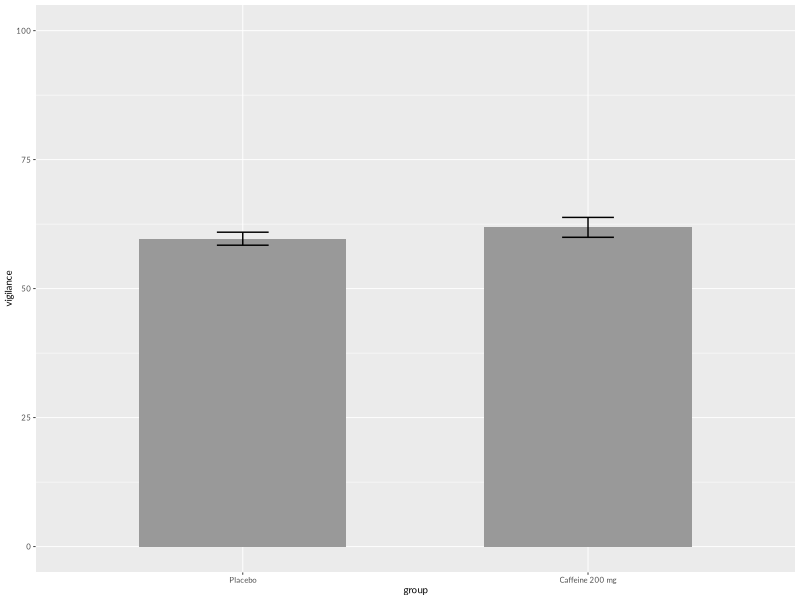
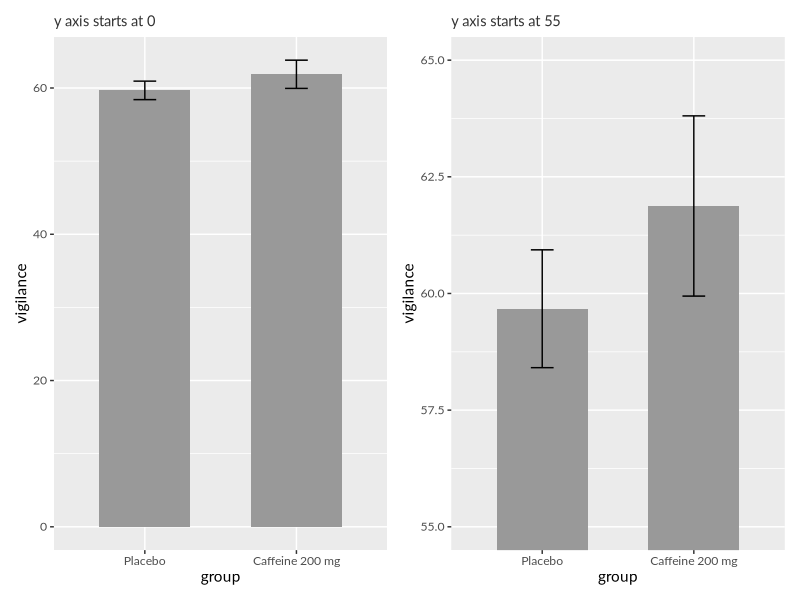
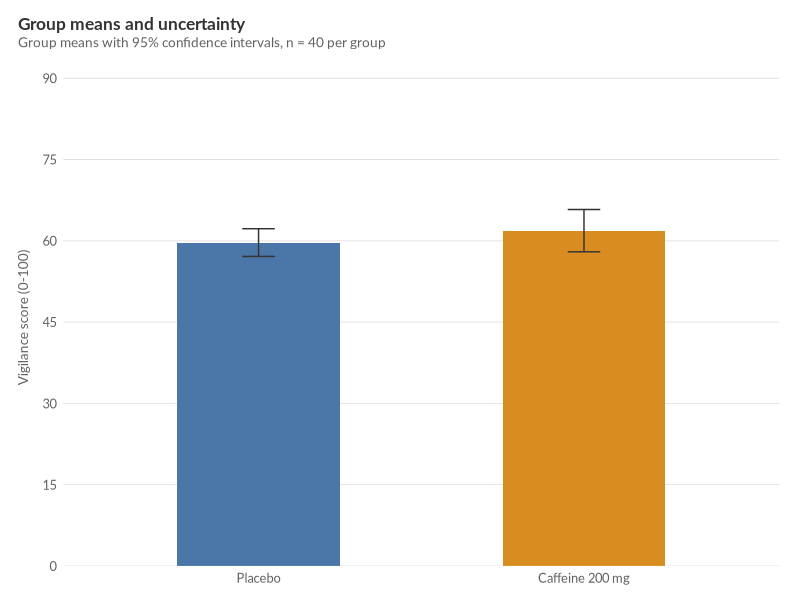
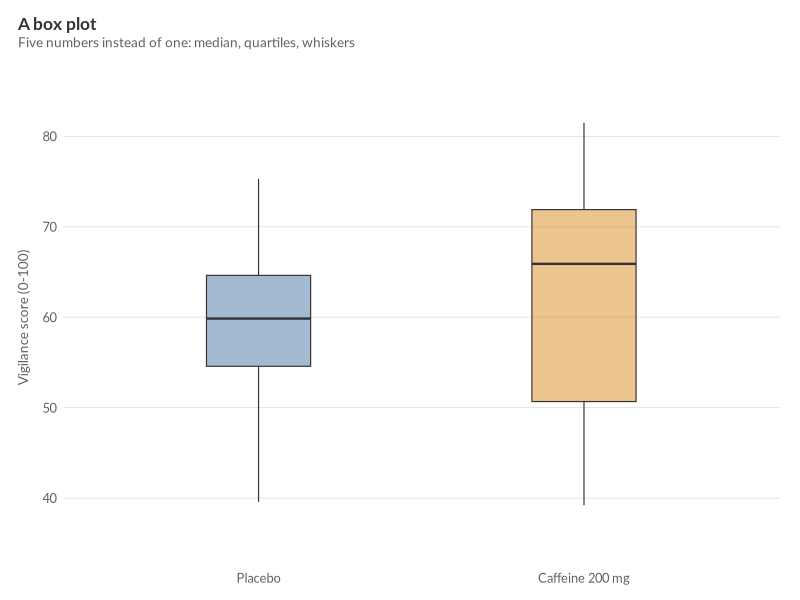
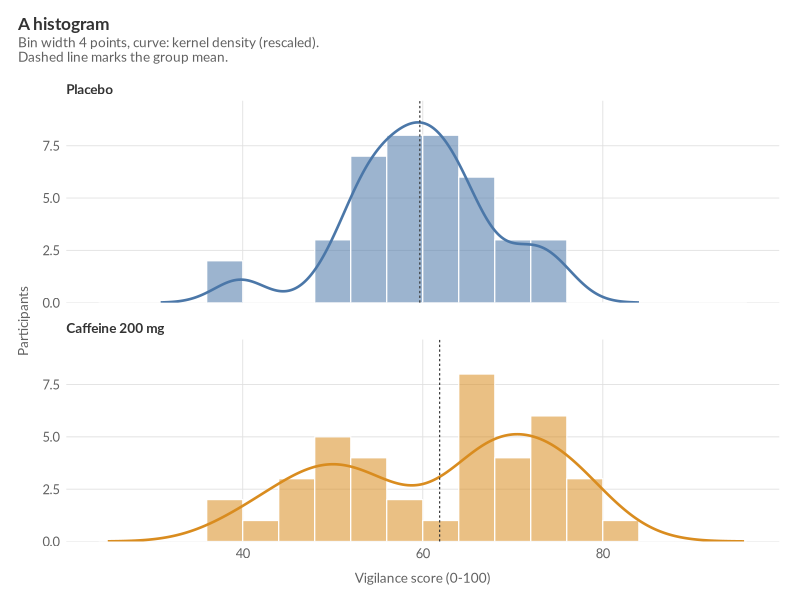
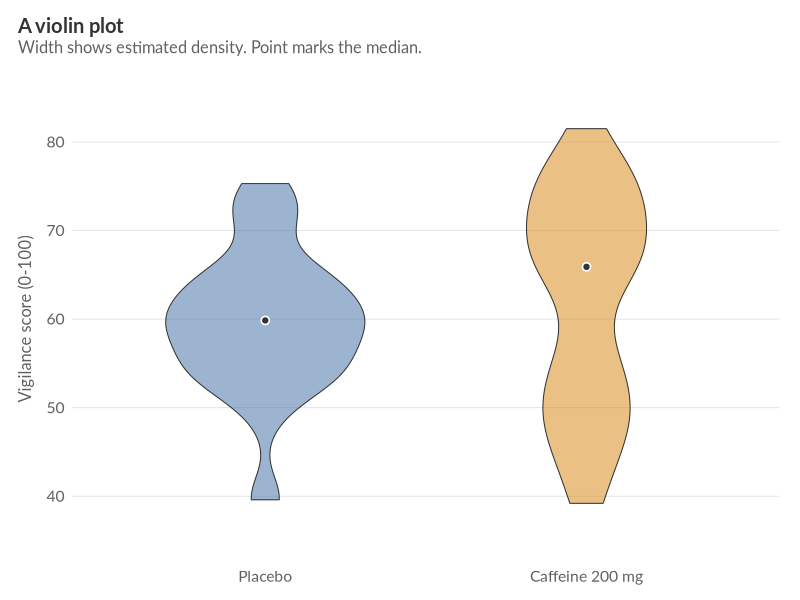
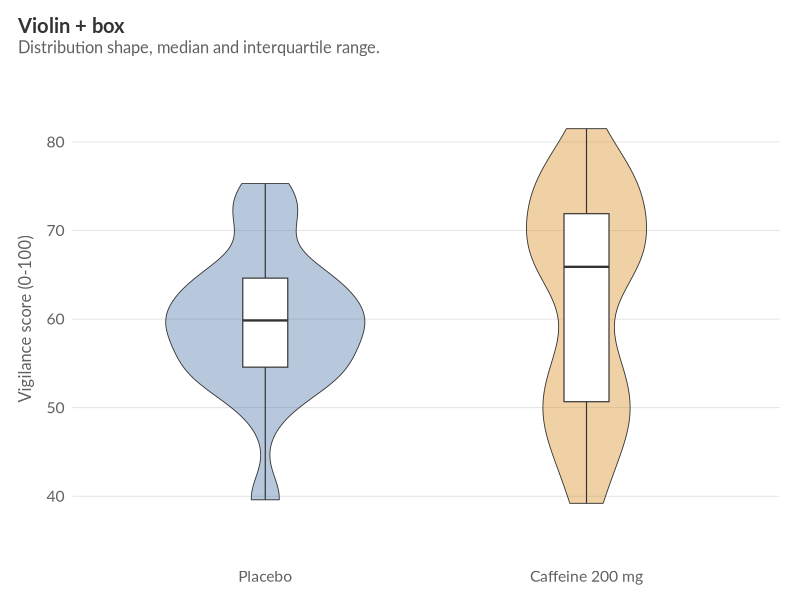
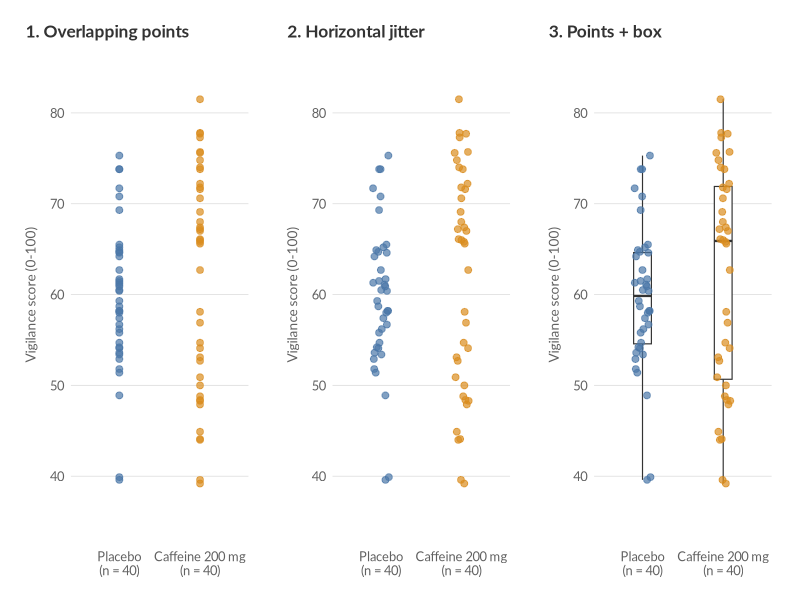

Recreate these plots in R, in order.
# Making Figures Count: synthetic caffeine and attention example
# Generated from B_Figure_Pipeline.qmd by C_sync_scripts.R.
# To maintain this teaching pack, edit the .qmd and regenerate.
# Run from code/ with ../data/caffeine_attention.csv in place.
# Required packages: ggplot2, dplyr, readr, patchwork, ragg, systemfonts.

# ---- setup ----
# Packages used throughout the guide.
library(ggplot2)
library(dplyr)
library(readr)
library(patchwork)


# Use an installed font so the code also runs on another computer.
pick_font <- function(candidates = c("Lato", "Source Sans Pro", "Helvetica Neue",
                                     "Helvetica", "Arial", "sans")) {
  installed <- systemfonts::system_fonts()$family
  candidates[candidates %in% c(installed, "sans")][1]
}
ft <- pick_font()

# Read one row per participant and keep the treatment groups in this order.
dat <- read_csv("../data/caffeine_attention.csv", show_col_types = FALSE) |>
  mutate(group = factor(group, levels = c("Placebo", "Caffeine 200 mg")),
         xnum  = as.numeric(group))

# se is the standard error; ci is the half-width of a 95% t interval.
summ <- dat |>
  group_by(group) |>
  summarise(n = n(), mean = mean(vigilance), sd = sd(vigilance),
            se = sd / sqrt(n), ci = qt(0.975, n - 1) * se, .groups = "drop") |>
  mutate(xnum = as.numeric(group))

# These summaries are used in the optional results table.
descr <- dat |>
  group_by(group) |>
  summarise(n = n(), median = median(vigilance),
            q1 = quantile(vigilance, 0.25), q3 = quantile(vigilance, 0.75),
            .groups = "drop")

tt <- t.test(vigilance ~ group, data = dat)

# Reuse the same group colours in every figure.
ok <- c(Placebo = "#4B77A8", `Caffeine 200 mg` = "#D98C1F")
ink <- "grey20"; ink2 <- "grey38"; rule <- "grey88"

# Shared formatting. Change it here to apply it across the figure sequence.
make_theme_talk <- function(base_size = 11) {
  theme_minimal(base_size = base_size, base_family = ft) +
    theme(
      plot.title          = element_text(size = base_size + 1.5, face = "bold",
                                         colour = ink, margin = margin(b = 3)),
      plot.subtitle       = element_text(size = base_size - 1.2, colour = ink2,
                                         margin = margin(b = 14)),
      plot.caption        = element_text(size = base_size - 2.7, colour = ink2,
                                         hjust = 0, margin = margin(t = 12),
                                         lineheight = 1.25),
      plot.title.position = "plot",
      plot.caption.position = "plot",
      axis.title          = element_text(size = base_size - 1.2, colour = ink2),
      axis.title.y        = element_text(margin = margin(r = 9)),
      axis.title.x        = element_text(margin = margin(t = 9)),
      axis.text           = element_text(size = base_size - 1.7, colour = ink2),
      axis.ticks          = element_blank(),
      panel.grid.minor    = element_blank(),
      panel.grid.major.x  = element_blank(),
      panel.grid.major.y  = element_line(colour = rule, linewidth = 0.3),
      legend.text         = element_text(size = base_size - 1.7, colour = ink2),
      legend.key.height   = unit(11, "pt"),
      plot.margin         = margin(13, 15, 11, 13)
    )
}
theme_talk    <- make_theme_talk(11)   # figures 1-5
theme_talk_lg <- make_theme_talk(13)   # figures 6 and 6b
theme_talk_xl <- make_theme_talk(14) + # figures 7 and 8 - publication-ready
  theme(panel.border = element_rect(colour = "grey55", fill = NA, linewidth = 0.6))

# Save a PNG in figures/ using the same graphics device as the guide.
save_fig <- function(name, plot, w, h) {
  dir.create("../figures", showWarnings = FALSE)
  ggsave(file.path("../figures", name), plot, width = w, height = h,
         dpi = 320, bg = "white", device = ragg::agg_png)
  invisible(plot)
}

YL <- "Vigilance score (0-100)"

# This score range is specific to the example dataset.
score_axis <- function() scale_y_continuous(limits = c(35, 85), breaks = seq(40, 80, 10))

# ---- fig-badbar ----

# The table summ contains the group means and standard errors.
p1 <- ggplot(summ, aes(x = group, y = mean)) +
  # Draw one bar at each supplied mean.
  geom_col(fill = "grey60", width = 0.6) +
  # Error bars extend one standard error either side of the mean.
  geom_errorbar(aes(ymin = mean - se, ymax = mean + se), width = 0.15) +
  labs(x = "group", y = "vigilance") +
  theme_grey(base_size = 11, base_family = ft)

# Small labels and a full 0–100 axis recreate the first draft.
p1_bad <- p1 +
  scale_y_continuous(limits = c(0, 100)) +
  theme_grey(base_size = 7, base_family = ft)

save_fig("01_bad_bar.png", p1_bad, 4.6, 3.8)

# ---- fig-truncated ----
lab <- theme(plot.title = element_text(size = 10.5, family = ft, colour = ink))

# Reuse the same plot; only the visible axis range changes.
p2 <- (p1 + labs(title = "y axis starts at 0") + lab) +
  (p1 + coord_cartesian(ylim = c(55, 65)) +
       labs(title = "y axis starts at 55") + lab)

save_fig("02_truncated_axis.png", p2, 8.4, 3.8)

# ---- fig-honestbar ----
# Map fill to group so the two bars have consistent colours.
p3 <- ggplot(summ, aes(x = group, y = mean, fill = group)) +
  geom_col(width = 0.5) +
  # Use the 95% CI half-width instead of the standard error.
  geom_errorbar(aes(ymin = mean - ci, ymax = mean + ci), width = 0.1,
                linewidth = 0.5, colour = ink) +
  # The x-axis already names the groups, so no legend is needed.
  scale_fill_manual(values = ok, guide = "none") +
  scale_y_continuous(limits = c(0, 90), breaks = seq(0, 90, 15),
                     expand = expansion(mult = c(0, 0.02))) +
  labs(x = NULL, y = YL,
       title = "Group means and uncertainty",
       subtitle = "Group means with 95% confidence intervals, n = 40 per group") +
  theme_talk

save_fig("03_honest_bar.png", p3, 5.2, 4.3)

# ---- fig-boxplot ----
# Use participant-level data, rather than the summary table.
p4 <- ggplot(dat, aes(x = group, y = vigilance, fill = group)) +
  geom_boxplot(width = 0.32, alpha = 0.5, linewidth = 0.4, colour = ink,
               outlier.shape = 21, outlier.size = 1.6, outlier.alpha = 0.7) +
  scale_fill_manual(values = ok, guide = "none") +
  score_axis() +
  labs(x = NULL, y = YL,
       title = "A box plot",
       subtitle = "Five numbers instead of one: median, quartiles, whiskers") +
  theme_talk

save_fig("04_boxplot.png", p4, 5.2, 4.3)

# ---- fig-histogram ----
binwidth5 <- 4

dens5 <- dat |>
  group_by(group) |>
  group_modify(~ {
    d <- density(.x$vigilance, adjust = 0.9)
    tibble(x = d$x, y = d$y * nrow(.x) * binwidth5)
  }) |>
  ungroup()

p5 <- ggplot(dat, aes(x = vigilance)) +
  geom_histogram(aes(fill = group), binwidth = binwidth5, boundary = 0, colour = "white",
                 linewidth = 0.4, alpha = 0.55) +
  geom_line(data = dens5, aes(x = x, y = y, colour = group), linewidth = 0.9) +
  geom_vline(data = summ, aes(xintercept = mean), linetype = "22",
             colour = ink, linewidth = 0.4) +
  facet_wrap(~ group, ncol = 1, scales = "fixed") +
  scale_fill_manual(values = ok, guide = "none") +
  scale_colour_manual(values = ok, guide = "none") +
  scale_y_continuous(expand = expansion(mult = c(0, 0.12))) +
  labs(x = YL, y = "Participants",
       title = "A histogram",
       subtitle = "Bin width 4 points, curve: kernel density (rescaled).\nDashed line marks the group mean.") +
  theme_talk +
  theme(panel.grid.major.x = element_line(colour = rule, linewidth = 0.3),
        strip.text = element_text(face = "bold", hjust = 0, size = 9.8,
                                  colour = ink, margin = margin(b = 4)),
        panel.spacing.y = unit(14, "pt"))

save_fig("05_histogram.png", p5, 5.4, 4.8)

# ---- fig-violin ----
# adjust controls smoothing; smaller values show more detail.
p6 <- ggplot(dat, aes(x = group, y = vigilance, fill = group)) +
  geom_violin(width = 0.62, alpha = 0.55, colour = ink, linewidth = 0.35,
              trim = TRUE, adjust = 0.8) +
  stat_summary(fun = median, geom = "point", size = 2.6, colour = "white") +
  stat_summary(fun = median, geom = "point", size = 1.5, colour = ink) +
  scale_fill_manual(values = ok, guide = "none") +
  score_axis() +
  labs(x = NULL, y = YL,
       title = "A violin plot",
       subtitle = "Width shows estimated density. Point marks the median.") +
  theme_talk_lg

save_fig("06_violin.png", p6, 5.6, 4.5)

# ---- fig-violinbox ----
# Draw the violin first so the narrow box remains visible on top.
p6b <- ggplot(dat, aes(x = group, y = vigilance, fill = group)) +
  geom_violin(width = 0.62, alpha = 0.4, colour = ink, linewidth = 0.3,
              trim = TRUE, adjust = 0.8) +
  geom_boxplot(width = 0.14, fill = "white", colour = ink, linewidth = 0.4,
               outlier.shape = NA) +
  scale_fill_manual(values = ok, guide = "none") +
  score_axis() +
  labs(x = NULL, y = YL,
       title = "Violin + box",
       subtitle = "Distribution shape, median and interquartile range.") +
  theme_talk_lg

save_fig("06b_violin_box.png", p6b, 5.6, 4.5)

# ---- fig-points ----
# Share axes and labels across the three panels.
point_base <- ggplot(dat, aes(x = group, y = vigilance)) +
  scale_colour_manual(values = ok, guide = "none") +
  scale_x_discrete(labels = c("Placebo\n(n = 40)", "Caffeine 200 mg\n(n = 40)")) +
  coord_cartesian(ylim = c(35, 85)) +
  labs(x = NULL, y = YL) + theme_talk
p_points0 <- point_base + geom_point(aes(colour = group), alpha = 0.7, size = 2)
# Horizontal jitter separates overlaps without changing any scores.
p_points <- point_base +
  geom_point(aes(colour = group), alpha = 0.7, size = 2,
             position = position_jitter(width = 0.10, height = 0, seed = 1))
# Draw the box first, then the points. Hide duplicate outlier symbols.
p_points_box <- point_base +
  geom_boxplot(width = 0.22, fill = "white", colour = ink,
               outlier.shape = NA, linewidth = 0.4) +
  geom_point(aes(colour = group), alpha = 0.7, size = 2,
             position = position_jitter(width = 0.10, height = 0, seed = 1))
p_points_sequence <- (p_points0 + labs(title = "1. Overlapping points")) +
  (p_points + labs(title = "2. Horizontal jitter")) +
  (p_points_box + labs(title = "3. Points + box"))
save_fig("06c_points_sequence.png", p_points_sequence, 10.5, 3.8)
save_fig("06c_points.png", p_points, 5.2, 4.3)
save_fig("06d_points_box.png", p_points_box, 5.2, 4.3)

# ---- fig-raincloud ----
# Estimate each cloud and scale it to its own maximum width.
cloud <- dat |>
  group_by(group) |>
  group_modify(~ {
    d <- density(.x$vigilance, adjust = 0.8,
                 from = min(.x$vigilance), to = max(.x$vigilance))
    tibble(v = c(d$x[1], d$x, d$x[length(d$x)]),
           w = c(0, d$y / max(d$y), 0))
  }) |>
  ungroup() |>
  mutate(xnum = as.numeric(group))

# Horizontal offsets place the cloud, box and points beside one another.
rain_layers <- function(point_aes) list(
  geom_polygon(data = cloud, aes(x = xnum + 0.05 + w * 0.26, y = v, fill = group),
               colour = NA, alpha = 0.5),
  geom_boxplot(data = dat, aes(x = xnum - 0.055, y = vigilance, group = group),
               width = 0.06, fill = "white", alpha = 0.9, outlier.shape = NA,
               linewidth = 0.4, colour = ink),
  # height = 0 preserves scores; seed = 1 makes the jitter repeatable.
  geom_point(data = dat, point_aes, size = 2.3, alpha = 0.78, stroke = 0,
             position = position_jitter(width = 0.042, height = 0, seed = 1)),
  scale_x_continuous(breaks = 1:2, labels = paste0(levels(dat$group), "\n(n = 40)"),
                     limits = c(0.72, 2.36))
)

# Assemble the layers, labels and shared formatting.
p7 <- ggplot() +
  rain_layers(aes(x = xnum - 0.19, y = vigilance, colour = group)) +
  scale_colour_manual(values = ok, guide = "none") +
  scale_fill_manual(values = ok, guide = "none") +
  labs(x = NULL, y = YL,
       title = "A raincloud plot",
       subtitle = "Rain: every participant. Cloud: kernel density. Box: median and IQR.") +
  score_axis() +
  theme_talk_xl

save_fig("07_raincloud.png", p7, 6.2, 4.8)

# ---- fig-reveal ----
dat2 <- dat |> mutate(sub = ifelse(is.na(metaboliser), "Placebo",
                                   paste(metaboliser, "metaboliser")),
                      sub = factor(sub, levels = c("Placebo", "Fast metaboliser",
                                                   "Slow metaboliser")))
pal2 <- c("Placebo" = "#4B77A8", "Fast metaboliser" = "#2E8B6F", "Slow metaboliser" = "#B5628F")

p8 <- ggplot() +
  geom_polygon(data = cloud, aes(x = xnum + 0.05 + w * 0.26, y = v, group = group),
               fill = "grey72", colour = NA, alpha = 0.4) +
  geom_boxplot(data = dat, aes(x = xnum - 0.055, y = vigilance, group = group),
               width = 0.06, fill = "white", alpha = 0.9, outlier.shape = NA,
               linewidth = 0.4, colour = ink) +
  geom_point(data = dat2, aes(x = xnum - 0.19, y = vigilance, colour = sub),
             size = 2.3, alpha = 0.8, stroke = 0,
             position = position_jitter(width = 0.042, height = 0, seed = 1)) +
  scale_colour_manual(values = pal2, name = NULL) +
  scale_x_continuous(breaks = 1:2, labels = paste0(levels(dat$group), "\n(n = 40)"), limits = c(0.72, 2.36)) +
  labs(x = NULL, y = YL,
       title = "The reveal",
       subtitle = "Invented subgroup labels used to generate these synthetic data") +
  score_axis() +
  theme_talk_xl +
  theme(legend.position = "top", legend.justification = "left",
        legend.key.height = unit(13, "pt"),
        legend.background = element_rect(fill = "white", colour = "grey70",
                                         linewidth = 0.35),
        legend.margin = margin(t = 6, b = 6, l = 9, r = 9),
        legend.box.margin = margin(b = 4))

save_fig("08_reveal.png", p8, 6.2, 5.0)

# ---- fig-manuscript ----
# Keep the data layers and set text sizes for the manuscript export.
p_paper <- p7 + labs(title = NULL, subtitle = NULL) +
  theme_minimal(base_size = 10, base_family = ft) +
  theme(axis.title = element_text(size = 10, colour = ink),
        axis.text = element_text(size = 9, colour = ink),
        panel.grid.minor = element_blank(),
        panel.grid.major.x = element_blank(),
        panel.grid.major.y = element_line(colour = "grey90", linewidth = 0.25),
        plot.margin = margin(6, 6, 6, 6))
# plot = names the exact object to save; width and height are in millimetres.
ggsave("../figures/09_manuscript.png", plot = p_paper,
       width = 160, height = 125, units = "mm", dpi = 320,
       bg = "white", device = ragg::agg_png)
ggsave("../figures/09_manuscript.pdf", plot = p_paper,
       width = 160, height = 125, units = "mm", bg = "white",
       device = grDevices::cairo_pdf)
# Check whether group labels still make the figure clear without colour.
p_paper_grey <- p_paper +
  scale_colour_manual(values = c(Placebo = "grey30", `Caffeine 200 mg` = "grey55"),
                      guide = "none") +
  scale_fill_manual(values = c(Placebo = "grey30", `Caffeine 200 mg` = "grey55"),
                    guide = "none")
ggsave("../figures/09_manuscript_greyscale.png", plot = p_paper_grey,
       width = 160, height = 125, units = "mm", dpi = 320,
       bg = "white", device = ragg::agg_png)

# ---- fig-alternative ----
# Draw the violin, then the raw scores, then the mean and confidence interval.
alt_layers <- list(
  geom_violin(aes(fill = group), width = 0.72, alpha = 0.32, colour = NA,
              trim = TRUE, adjust = 0.9),
  geom_point(aes(colour = group), size = 2.1, alpha = 0.8, stroke = 0,
             position = position_jitter(width = 0.085, height = 0, seed = 3)),
  # This layer uses summ, not the participant-level table.
  geom_errorbar(data = summ, aes(x = group, ymin = mean - ci, ymax = mean + ci),
                inherit.aes = FALSE, width = 0, linewidth = 0.9, colour = "black"),
  # Shape 21 allows a white centre and a separate dark outline.
  geom_point(data = summ, aes(x = group, y = mean), inherit.aes = FALSE,
             shape = 21, size = 3.6, stroke = 0.9, fill = "white", colour = "black"),
  scale_fill_manual(values = ok, guide = "none"),
  scale_colour_manual(values = ok, guide = "none"),
  scale_x_discrete(labels = paste0(levels(dat$group), "\n(n = 40)")),
  score_axis(),
  labs(x = NULL, y = YL)
)

p_alt <- ggplot(dat, aes(x = group, y = vigilance)) + alt_layers +
  labs(title = "Violin with raw data and group mean",
       subtitle = "White circle: group mean. Black bar: 95% confidence interval.") +
  theme_talk_xl
save_fig("12_violin_points_ci.png", p_alt, 5.6, 4.6)

# ---- fig-alternative-journal ----
theme_journal <- theme_talk_xl +
  theme(panel.grid.major.y = element_blank(),
        axis.line  = element_line(colour = ink, linewidth = 0.4),
        axis.ticks = element_line(colour = ink, linewidth = 0.4),
        axis.ticks.length = unit(3.5, "pt"))

# Reuse every data layer and change only the theme.
p_alt_journal <- ggplot(dat, aes(x = group, y = vigilance)) + alt_layers +
  labs(title = "Violin with raw data and group mean",
       subtitle = "Journal theme: drawn axes, no gridlines.") +
  theme_journal
save_fig("12b_violin_points_ci_journal.png", p_alt_journal, 5.6, 4.6)
